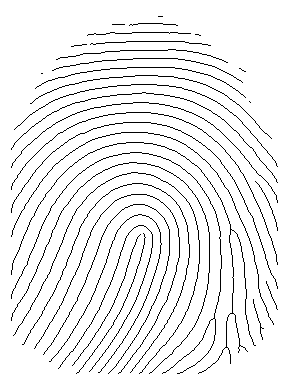
#> input picture step6/skel.bmp, 288 x 384 px
$ python step7.py   (older library calls are emulated)
#> lines starting #> are read from the running program, lines starting #| are printed output that depends on the picture; after the words box and inside, x2 and y2 are one past the last pixel; in counts of white or black regions, pixels touching at a corner belong together
### utils.py
import math
import cv2
from os import listdir
from scipy import misc, ndimage, signal
import numpy as np
import matplotlib.pyplot as plt
import matplotlib.patches as patches
from skimage.draw import circle_perimeter, set_color
from skimage.color import rgb2gray, gray2rgb
from skimage.filters import median, gaussian, threshold_otsu, threshold_local, rank
from skimage.morphology import opening, closing, erosion, dilation, thin, skeletonize, medial_axis, binary_erosion, binary_dilation, square
from skimage.exposure import equalize_hist
from skimage.util import invert

MINUTIAE_RIDGE_NONE = 0
MINUTIAE_RIDGE_BIFURCATION = 1
MINUTIAE_RIDGE_ENDING = 2

def applyMean(image, selem):
    return rank.mean(image, selem)

def applyMedian(image, selem):
    return median(image, selem)

def applyGaussian(image):
    return gaussian(image)

def applyOpening(image, selem):
    return opening(image, selem)

def applyClosing(image, selem):
    return closing(image, selem)

def applyErosion(image, selem):
    return erosion(image, selem)

def applyDilation(image, selem):
    return dilation(image, selem)

# [5 lines left out: function applyCustomThreshold, not called in this run]

def applyOtsuThreshold(image):
    otsu = threshold_otsu(image)
    return applyCustomThreshold(image, otsu)

# [6 lines left out: function applyAdaptiveThreshold, not called in this run]

def applyThinning(image):
    inverted = invert(image / 255)
    return np.asarray(invert(thin(inverted)), dtype=int)

def applySkeletonization(image):
    inverted = invert(image / 255)
    return np.asarray(invert(skeletonize(inverted)), dtype=int)

def applyMedialAxis(image):
    inverted = invert(image / 255)
    return np.asarray(invert(medial_axis(inverted)), dtype=int)

def applyEqualization(image):
    return equalize_hist(image)

def openImageFile(filename):
#> called with filename = 'step6/skel.bmp'
    return np.array(rgb2gray(misc.imread(filename)))
#> returned value is the input picture: shape (384, 288); 93.5% white; black in thin lines or dots, all inside (x1, y1, x2, y2) = (11, 16, 278, 374)
#> call 2 of openImageFile, with filename = 'step5/mask.bmp'
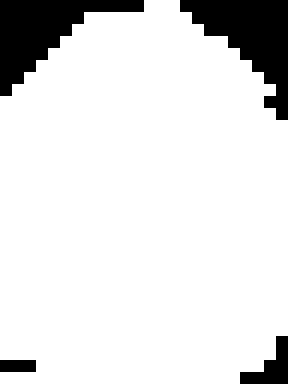
#> input picture step5/mask.bmp, 288 x 384 px
#> in openImageFile, returned value is the input picture: shape (384, 288); 87.9% white; 4 black regions, box (x1, y1, x2, y2) and area: (180, 0, 288, 120) 6048, (0, 0, 144, 96) 5760, (240, 336, 288, 384) 1152, (0, 360, 36, 372) 432

def saveImageFile(image, filename):
    misc.imsave(filename, image)

def saveHistogram(image, filename):
    plt.hist(image.ravel(), 256)
    plt.savefig(filename, bbox_inches='tight')

def populateFiles(dir):
    return [file.split('.')[0] for file in listdir(dir)]

# [5 lines left out: function readImages, not called in this run]

def applyNormalization(image):
    return (image - np.mean(image)) / np.std(image)

# [179 lines left out: functions applySegmentation, applyOrientation, getFrequency, applyFrequency, applyGaborFilter, not called in this run]

def checkMinutiae(pixels, i, j):
    cells = [(-1, -1), (-1, 0), (-1, 1), (0, 1), (1, 1), (1, 0), (1, -1), (0, -1), (-1, -1)]
    values = [pixels[i + k][j + l] for k, l in cells]

    crossings = 0
    for k in range(0, 8):
        crossings += abs(values[k] - values[k + 1])
    crossings /= 2

    result = MINUTIAE_RIDGE_NONE

    if pixels[i][j] == 1:
        if crossings == 1:
            result = MINUTIAE_RIDGE_ENDING
        if crossings == 3:
            result = MINUTIAE_RIDGE_BIFURCATION

    return result

def extractMinutiae(img):
    inverted = np.asarray(np.invert(img) / 255, dtype=int)
    x, y = inverted.shape
#> x = 384; y = 288
    minutiaeList = list()

    for i in range(1, x - 1):
        for j in range(1, y - 1):
            minutiae = checkMinutiae(inverted, i, j)
            if minutiae != MINUTIAE_RIDGE_NONE:
                minutiaeList.append({'type': minutiae, 'coordinates': [i, j]})
#> this loop made 382 passes

    return minutiaeList

def markMinutiae(img, minutiaeList):
    image = gray2rgb(img)
    radius = 4
    colors = {MINUTIAE_RIDGE_ENDING : [255, 0, 0], MINUTIAE_RIDGE_BIFURCATION : [0, 255, 0]}

    for minutiae in minutiaeList:
        i, j = minutiae['coordinates']
        rr, cc = circle_perimeter(i, j, radius)
        set_color(image, (rr, cc), colors[minutiae['type']])
#> this loop made 80 passes
#> minutiae on passes 1 to 12: {'type': 2, 'coordinates': [16, 158]}, {'type': 2, 'coordinates': [16, 162]}, {'type': 2, 'coordinates': [24, 112]}, {'type': 2, 'coordinates': [24, 124]}, {'type': 2, 'coordinates': [25, 129]}, {'type': 2, 'coordinates': [25, 177]}, {'type': 2, 'coordinates': [33, 190]}, {'type': 2, 'coordinates': [34, 195]}, {'type': 2, 'coordinates': [35, 87]}, {'type': 2, 'coordinates': [35, 200]}, {'type': 2, 'coordinates': [44, 86]}, {'type': 2, 'coordinates': [44, 90]}
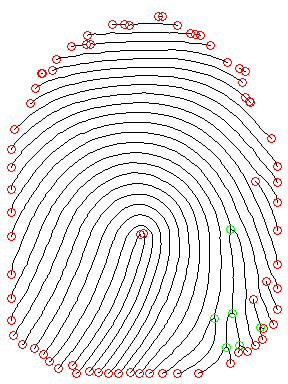
#> image: shape (384, 288, 3); mean R, G, B 238.3, 234.6, 234.3

    return image

def applyMaskToMinutiaeList(msk, minutiaeList):
    mask = np.asarray(msk / 255, dtype=int)
    paddedMask = np.asarray(binary_erosion(mask, square(35)), dtype=int)
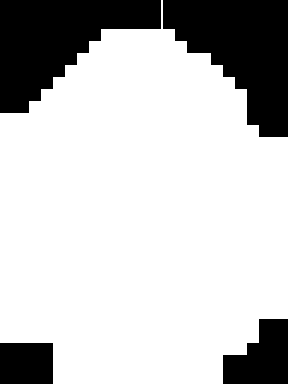
#> paddedMask: shape (384, 288) int64; values 0 (black) and 1 (white), 76.7% white; 4 black regions, box (x1, y1, x2, y2) and area: (163, 0, 288, 137) 10357, (0, 0, 161, 113) 10129, (223, 319, 288, 384) 3073, (0, 343, 53, 384) 2173
    newMinutiaeList = list()

    for minutiae in minutiaeList:
        i, j = minutiae['coordinates']
        if paddedMask[i, j] == 1:
            newMinutiaeList.append(minutiae)

    return paddedMask, newMinutiaeList

### step7.py
import numpy as np
from utils import openImageFile, saveImageFile, extractMinutiae, markMinutiae, applyMaskToMinutiaeList
import matplotlib.pyplot as plt

image = openImageFile('step6/skel.bmp')
mask = openImageFile('step5/mask.bmp')

minutiaeList = extractMinutiae(image)
markedImage = markMinutiae(image, minutiaeList)

saveImageFile(markedImage, 'step7/all_minutiae.bmp')

newMask, newMinutiaeList = applyMaskToMinutiaeList(mask, minutiaeList)
newMarkedImage = markMinutiae(image, newMinutiaeList)
#> the loop in markMinutiae (call 2), `for minutiae in minutiaeList:` made 46 passes
#> minutiae on passes 1 to 12: {'type': 2, 'coordinates': [16, 162]}, {'type': 2, 'coordinates': [44, 90]}, {'type': 2, 'coordinates': [97, 245]}, {'type': 2, 'coordinates': [103, 30]}, {'type': 2, 'coordinates': [129, 14]}, {'type': 2, 'coordinates': [138, 271]}, {'type': 2, 'coordinates': [149, 11]}, {'type': 2, 'coordinates': [166, 277]}, {'type': 2, 'coordinates': [167, 11]}, {'type': 2, 'coordinates': [181, 255]}, {'type': 2, 'coordinates': [182, 277]}, {'type': 2, 'coordinates': [189, 11]}
#> after the loop in markMinutiae (call 2), `for minutiae in minutiaeList:`:
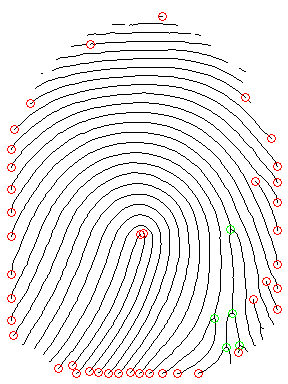
#> image: shape (384, 288, 3); mean R, G, B 238.3, 236.3, 236

saveImageFile(newMask, 'step7/new_mask.bmp')
saveImageFile(newMarkedImage, 'step7/masked_minutiae.bmp')
